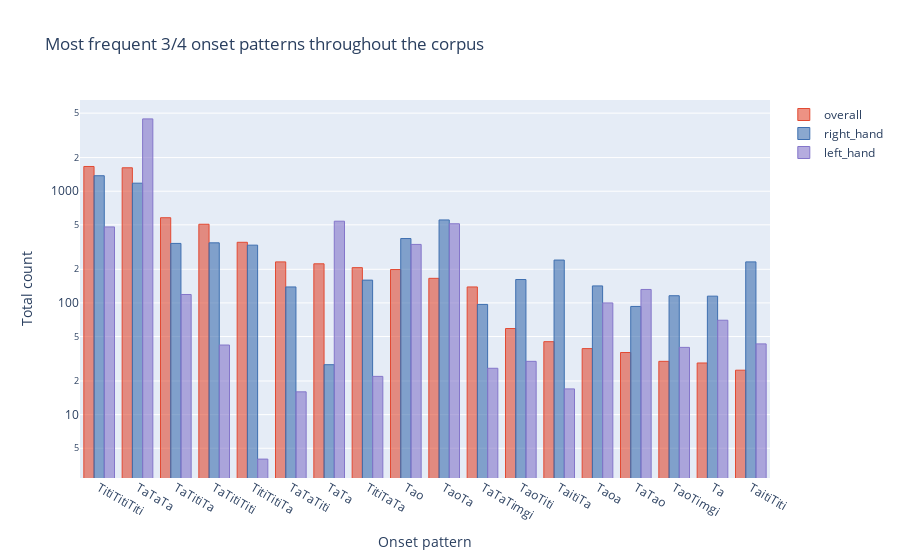

The notebook cell this image was saved under:
### Markdown cell above
### Most frequent rhythms in triple meter (3/4)

The most frequent rhythms among the triple meter dances are once again composed of the most basic rhythmic cells mentioned above, although especially the right hand also frequently features rhythms with the dotted rhythms `Taiti` (dotted quarter plus eighth) and `Timgi` (dotted eight plus sixteenth).

In both cases, the patterns including faster note values (eighths and sixteenths) occur more rarely or not at all in the left hand. This reflects the general listening impression (see below) that very often the left hand sticks to stereotypical chordal accompagniments while the right hand adds more motioned melodies above. The most typical chordal accompagniments - both consisting of quarter notes only - can be onomatopoetically baptized "oom-pah"  and "oom-pah-pah" (see examples in the next sections).

### Code cell
pd.read_csv(os.path.join(data_tsv, 'onset_pattern_triple.tsv'), sep='\t', index_col=0).iplot('bar', 
               layout=dict(yaxis={'type': 'log', 
                                  'title': 'Total count'},
                           xaxis={'title': 'Onset pattern'},
                           title='Most frequent 3/4 onset patterns throughout the corpus'))

### Figure 1 — Plotly figure (JSON) as saved in the notebook; plotly's stock layout.template omitted (floating-point values rounded to 4 significant figures)
{"data": [{"marker": {"color": "rgba(226, 74, 51, 0.6)", "line": {"color": "rgba(226, 74, 51, 1.0)", "width": 1}}, "name": "overall", "orientation": "v", "text": "", "type": "bar", "x": ["TitiTitiTiti", "TaTaTa", "TaTitiTa", "TaTitiTiti", "TitiTitiTa", "TaTaTiti", "TaTa", "TitiTaTa", "Tao", "TaoTa", "TaTaTimgi", "TaoTiti", "TaitiTa", "Taoa", "TaTao", "TaoTimgi", "Ta", "TaitiTiti"], "y": [1665, 1621, 579, 506, 349, 233, 224, 207, 199, 166, 139, 59, 45, 39, 36, 30, 29, 25]}, {"marker": {"color": "rgba(62, 111, 176, 0.6)", "line": {"color": "rgba(62, 111, 176, 1.0)", "width": 1}}, "name": "right_hand", "orientation": "v", "text": "", "type": "bar", "x": ["TitiTitiTiti", "TaTaTa", "TaTitiTa", "TaTitiTiti", "TitiTitiTa", "TaTaTiti", "TaTa", "TitiTaTa", "Tao", "TaoTa", "TaTaTimgi", "TaoTiti", "TaitiTa", "Taoa", "TaTao", "TaoTimgi", "Ta", "TaitiTiti"], "y": [1376, 1180, 341, 345, 329, 139, 28, 160, 377, 553, 97, 162, 242, 142, 93, 116, 115, 233]}, {"marker": {"color": "rgba(132, 118, 202, 0.6)", "line": {"color": "rgba(132, 118, 202, 1.0)", "width": 1}}, "name": "left_hand", "orientation": "v", "text": "", "type": "bar", "x": ["TitiTitiTiti", "TaTaTa", "TaTitiTa", "TaTitiTiti", "TitiTitiTa", "TaTaTiti", "TaTa", "TitiTaTa", "Tao", "TaoTa", "TaTaTimgi", "TaoTiti", "TaitiTa", "Taoa", "TaTao", "TaoTimgi", "Ta", "TaitiTiti"], "y": [479, 4439, 119, 42, 4, 16, 539, 22, 334, 511, 26, 30, 17, 100, 132, 40, 70, 43]}], "layout": {"title": {"text": "Most frequent 3/4 onset patterns throughout the corpus"}, "xaxis": {"title": {"text": "Onset pattern"}}, "yaxis": {"title": {"text": "Total count"}, "type": "log"}}}
